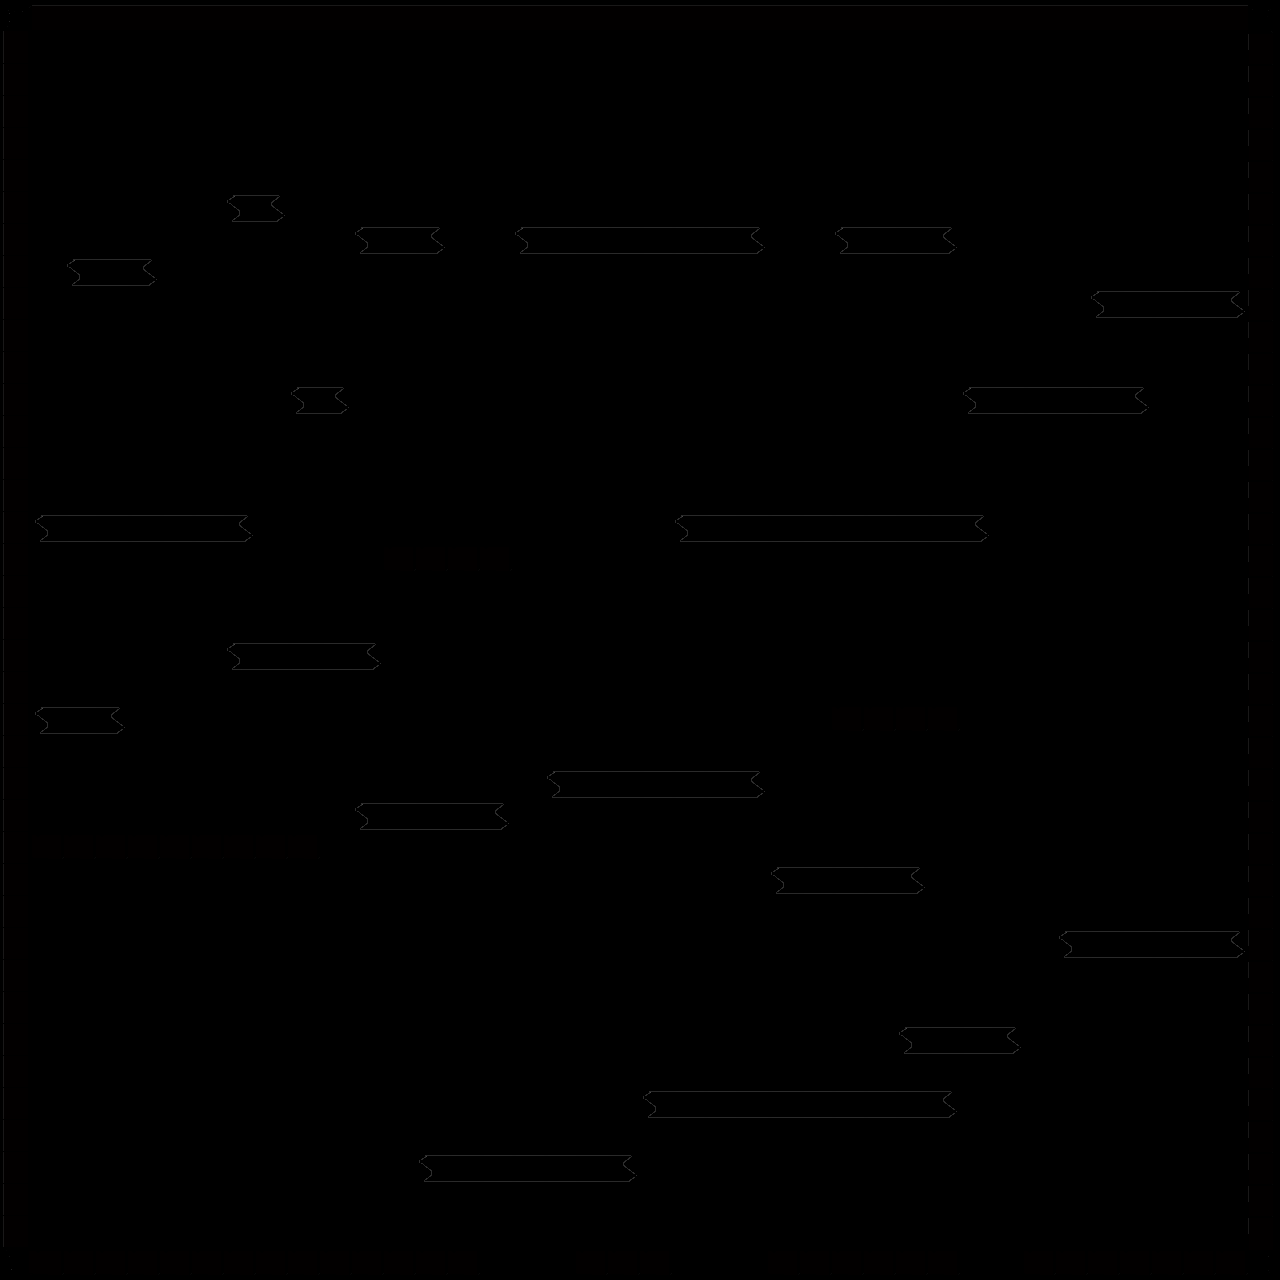

This game map was drawn from its Tiled (.tmx) file and the tilesets committed beside it. A one-line description and the trimmed map source follow:
An orthogonal 40x40 tile map with 32x32 px tiles, 2 tile layers (level, platforms), 1 hidden layer not drawn.

<map version="1.0" orientation="orthogonal" width="40" height="40" tilewidth="32" tileheight="32">
 <tileset firstgid="1" name="TileSet" tilewidth="32" tileheight="32">
  <image source="../TileSet.png" width="128" height="256" />
 </tileset>
 <layer name="level" width="40" height="40">
  <data>[1600 cells, 173 non-empty, 11 distinct tile ids]</data>
 </layer>
 <layer name="platforms" width="40" height="40">
  <data>[1600 cells, 94 non-empty, 3 distinct tile ids]</data>
 </layer>
 <layer name="door" width="40" height="40" visible="0">
  <data>[1600 cells, 16 non-empty, 16 distinct tile ids]</data>
 </layer>
</map>
